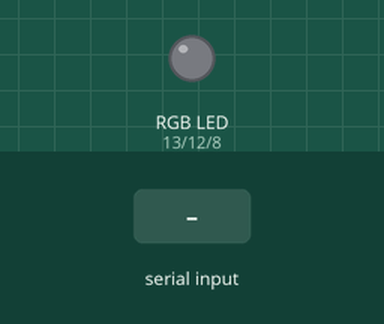
This sketch was run on a simulated Arduino Uno, built with avr-gcc and run on an emulated ATmega328P. Parts: an RGB LED mixed from three pins (HIGH = lit). The test bench sets the inputs (shaded band). What the sketch prints to the serial monitor is not drawn.

Above: at 1.2 s.
1.3 s: "red" received over Serial
At 3.6 s:
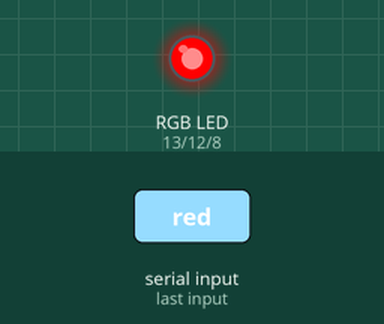
Timing chart, 0 to 8.8 s (numbered marks = the images above; inputs shaded):
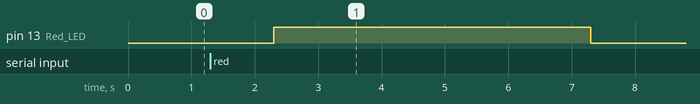

Measured:
- after the input at 1.3 s, pin 13 (Red_LED): LOW → HIGH after 1.0 s, → LOW 5.0 s later

The sketch:

RGBinpt.ino
```cpp
String color;

void setup() {
  Serial.begin(9600);

  pinMode(13, OUTPUT);   // Red LED
  pinMode(12, OUTPUT);   // Green LED
  pinMode(8, OUTPUT);  // Blue LED

  Serial.println("Type red, green or blue:");
}

void loop() {

  if (Serial.available() > 0) {

    color = Serial.readString();
    color.trim(); // removes extra spaces/newline

    // Turn OFF all LEDs first
    digitalWrite(8, LOW);
    digitalWrite(9, LOW);
    digitalWrite(10, LOW);

    if (color == "red") {
      digitalWrite(13, HIGH);
      delay(5000);
      digitalWrite(13, LOW);
      Serial.println("Red LED ON");
    }

    else if (color == "green") {
      digitalWrite(12, HIGH);
      delay(5000);
      digitalWrite(12, LOW);
      Serial.println("Green LED ON");
    }

    else if (color == "blue") {
      digitalWrite(8, HIGH);
      delay(5000);
      digitalWrite(8, LOW);
      Serial.println("Blue LED ON");
    }

    else {
      Serial.println("Invalid input! Type red, green or blue");
    }
  }
}
```
